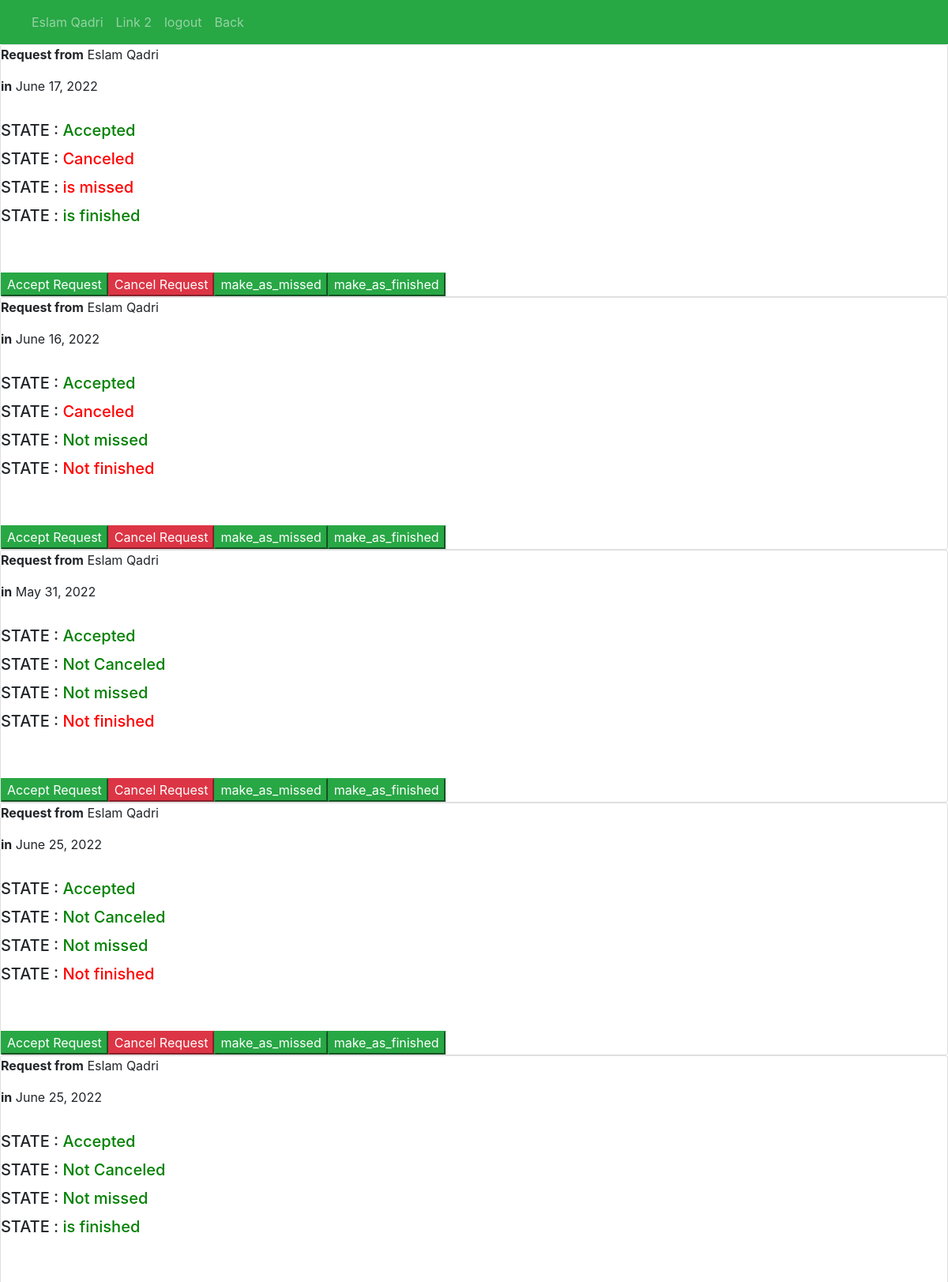
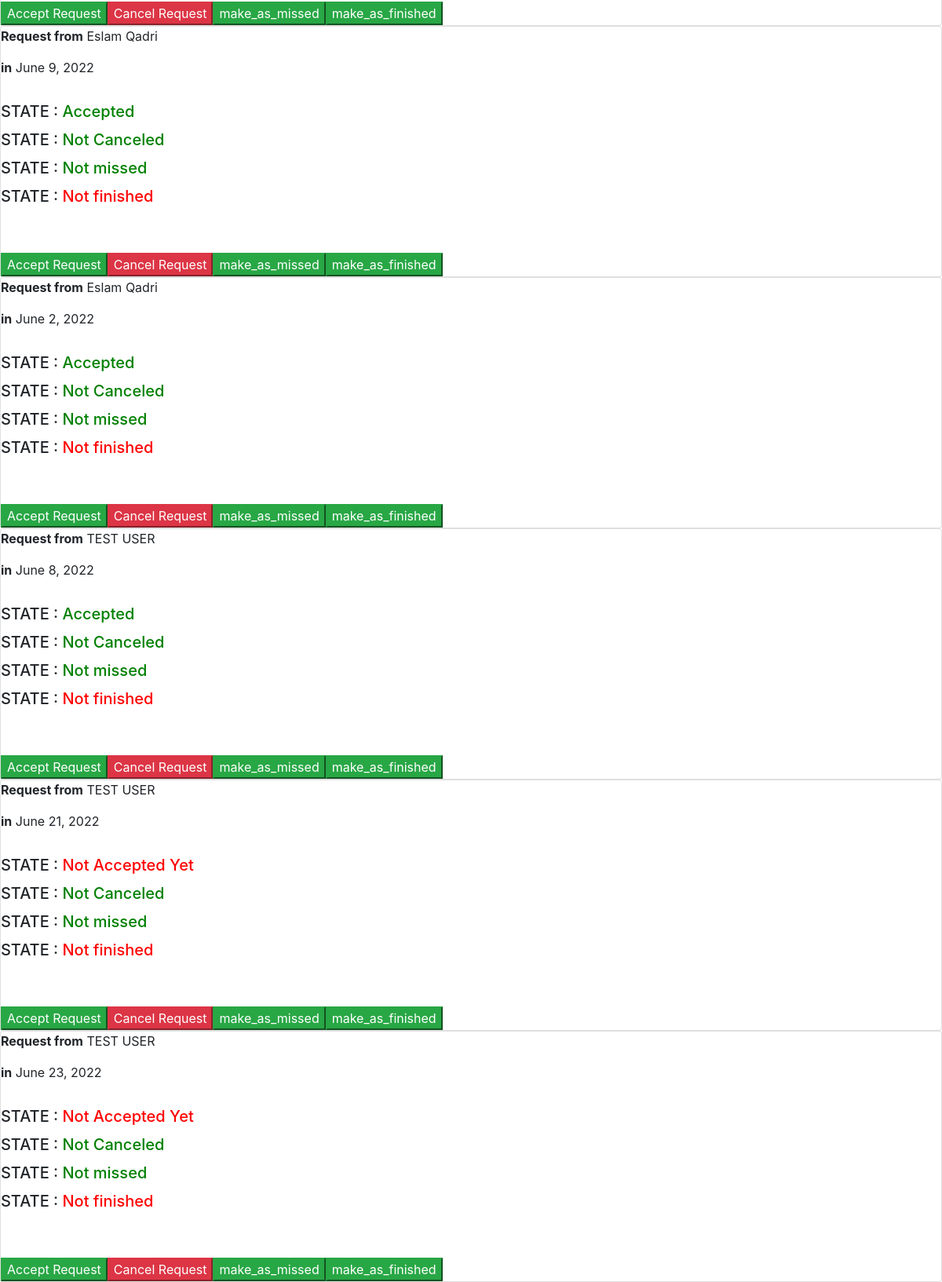
Page /allrequests (signed in) on the committed database (2 pictures, top to bottom).
### aposite/models.py (models this page shows)
class appointments(models.Model):
    user = models.ForeignKey(User,on_delete=models.PROTECT)
    Reserve = models.DateField()
    Cancel =models.BooleanField(default=False)
    approve= models.BooleanField(default=False)
    make_as_missed = models.BooleanField(default=False)
    make_as_finished= models.BooleanField(default=False)

### aposite/views.py (the view)
# urls.py: path('allrequests',views.allrequests,name='allrequests'),
@login_required(login_url='login')
def allrequests(request):
    user= request.user
    query=appointments.objects.all()
    return render(request, 'admin_view/all.html',{'user':user,'query':query})

### aposite/templates/admin_view/all.html (shortened to what this page needs)
{% load static %}
<!DOCTYPE html>
<html lang="en">
  <head>
    <link rel="stylesheet"
          href="https://maxcdn.bootstrapcdn.com/bootstrap/4.0.0/css/bootstrap.min.css"
>
  </head>
  <body>
    <nav class="navbar navbar-expand-sm bg-success navbar-dark">
      <ul class="navbar-nav">
        <li class="nav-item">
          <a class="nav-link" href="#">{{ user.first_name }} {{ user.last_name }}</a>
        </li>
        <li class="nav-item">
          <a class="nav-link" href="#">Link 2</a>
        </li>
        <li class="nav-item">
          <a class="nav-link" href="{% url 'logout' %}">logout</a>
        </li>
        <li class="nav-item">
          <a class="nav-link" href="{% url 'AdminViwe' %}">Back</a>
        </li>
      </ul>
    </nav>
    {% for i in query %}
      <div class=" row-3">
        <div class="card">
          <p>
            <strong>Request from</strong>  {{ i.user.first_name }} {{ i.user.last_name }}
        </p>
        <p>
          <strong>in</strong> {{ i.Reserve }}
        <P>
          {% if  i.approve %}
            <h5 class="card-title">
              STATE : <span style="color: green">Accepted</span>
            </h5>
          {% else %}
            <h5 class="card-title">
              STATE : <span style="color: red">Not Accepted Yet</span>
            </h5>
          {% endif %}
          {% if  i.Cancel %}
            <h5 class="card-title">
              STATE : <span style="color: red">Canceled</span>
            </h5>
          {% else %}
            <h5 class="card-title">
              STATE : <span style="color: green ">Not Canceled</span>
            </h5>
          {% endif %}
          {% if  i.make_as_missed %}
            <h5 class="card-title">
              STATE : <span style="color: red">is missed</span>
            </h5>
          {% else %}
            <h5 class="card-title">
              STATE : <span style="color: green ">Not missed</span>
            </h5>
          {% endif %}
          {% if  i.make_as_finished %}
            <h5 class="card-title">
              STATE : <span style="color:green ">is finished</span>
            </h5>
          {% else %}
            <h5 class="card-title">
              STATE : <span style="color:red  ">Not finished</span>
            </h5>
          {% endif %}
          <div class="btn-group" role="group" aria-label="Basic example">
            <form action="{% url 'AdminApprove' i.id %}" method="post">
              <br>
              <br>
              <input class="btn-success" type="submit"   value="Accept Request">
            </form>
            <form action="{% url 'Cancelbyid' i.id %}" method="post">
              <br>
              <br>
              <input class="btn-danger" type="submit"   value="Cancel Request">
            </form>
            <form action="{% url 'asmissed' i.id %}" method="post">
              <br>
              <br>
              <input class="btn-success" type="submit"   value="make_as_missed">
            </form>
            <form action="{% url 'asfinished' i.id %}" method="post">
              <br>
              <br>
              <input class="btn-success" type="submit"   value="make_as_finished">
            </form>
          </div>
        </div>
      </div>
    {% endfor %}
  </body>
</html>

### rows in the picture
appointments: user.first_name "Eslam", user.last_name "Qadri", Reserve "June 17, 2022", shows "STATE :", approve "Accepted", Cancel "Canceled", make_as_missed "is missed", make_as_finished "is finished"
appointments: user.first_name "Eslam", user.last_name "Qadri", Reserve "June 16, 2022", shows "STATE :", approve "Accepted", Cancel "Canceled", make_as_missed "Not missed", make_as_finished "Not finished"
appointments: user.first_name "Eslam", user.last_name "Qadri", Reserve "May 31, 2022", shows "STATE :", approve "Accepted", Cancel "Not Canceled", make_as_missed "Not missed", make_as_finished "Not finished"
appointments: user.first_name "Eslam", user.last_name "Qadri", Reserve "June 25, 2022", shows "STATE :", approve "Accepted", Cancel "Not Canceled", make_as_missed "Not missed", make_as_finished "Not finished"
appointments: user.first_name "Eslam", user.last_name "Qadri", Reserve "June 25, 2022", shows "STATE :", approve "Accepted", Cancel "Not Canceled", make_as_missed "Not missed", make_as_finished "is finished"
appointments: user.first_name "Eslam", user.last_name "Qadri", Reserve "June 9, 2022", shows "STATE :", approve "Accepted", Cancel "Not Canceled", make_as_missed "Not missed", make_as_finished "Not finished"
appointments: user.first_name "Eslam", user.last_name "Qadri", Reserve "June 2, 2022", shows "STATE :", approve "Accepted", Cancel "Not Canceled", make_as_missed "Not missed", make_as_finished "Not finished"
appointments: user.first_name "TEST", user.last_name "USER", Reserve "June 8, 2022", shows "STATE :", approve "Accepted", Cancel "Not Canceled", make_as_missed "Not missed", make_as_finished "Not finished"
appointments: user.first_name "TEST", user.last_name "USER", Reserve "June 21, 2022", shows "STATE :", approve "Not Accepted Yet", Cancel "Not Canceled", make_as_missed "Not missed", make_as_finished "Not finished"
appointments: user.first_name "TEST", user.last_name "USER", Reserve "June 23, 2022", shows "STATE :", approve "Not Accepted Yet", Cancel "Not Canceled", make_as_missed "Not missed", make_as_finished "Not finished"

### other values in the picture
{{ user.first_name }} "Eslam"
{{ user.last_name }} "Qadri"
